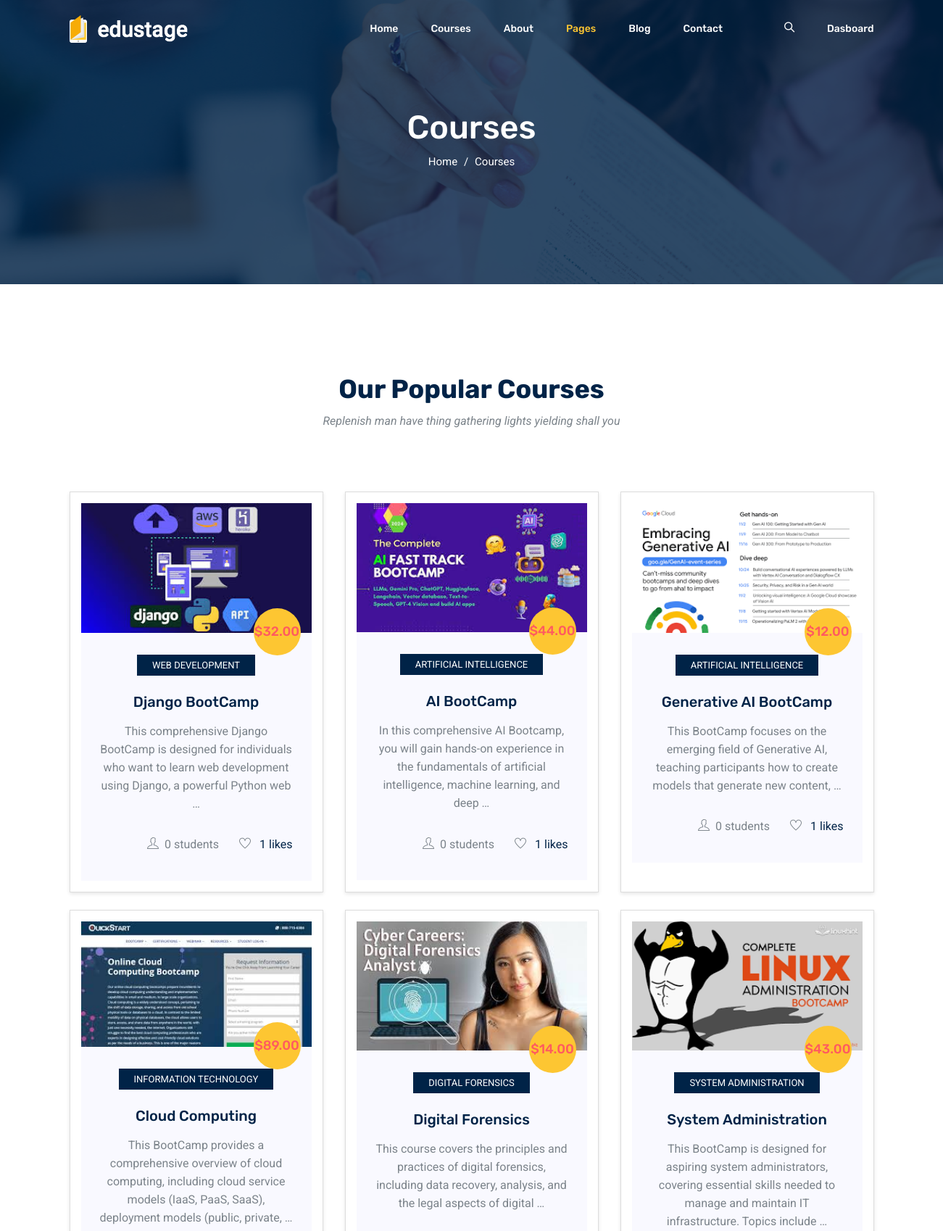
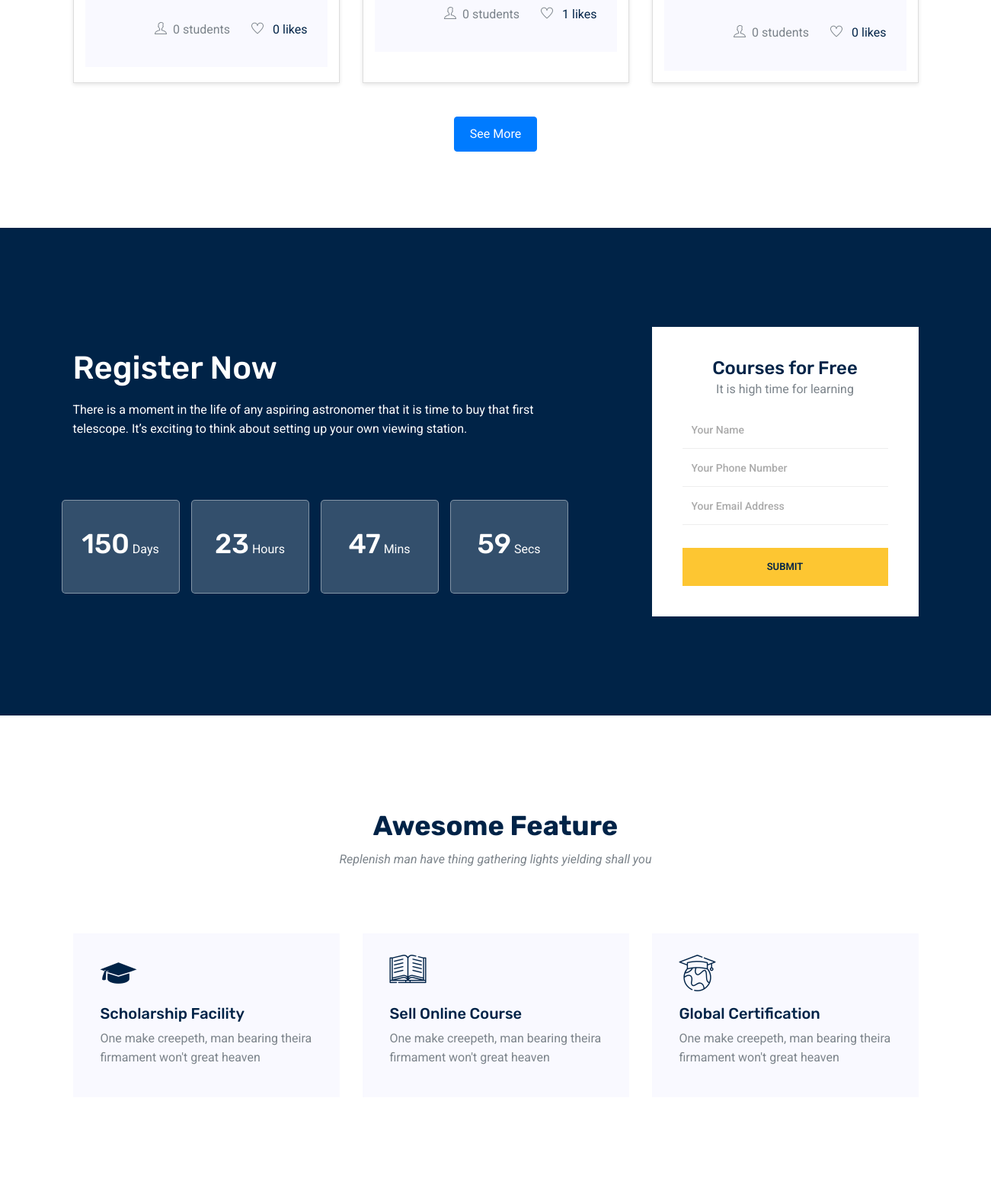
Screenshot of /courses (upper part) with the database file from the repository (2 pictures, top to bottom).
### classes/models.py (models this page shows, shortened)
class Course(models.Model):
    title = models.CharField(max_length=255)
    google_meet_link = models.URLField(max_length=500)
    description = models.TextField(null=True,blank=True)
    price = models.DecimalField(max_digits=6, decimal_places=2,null=True)
    image = models.ImageField(upload_to='class_pictures/', null=True, blank=True)  # Class picture
    category = models.ForeignKey('Category', on_delete=models.CASCADE, null=True)
    lecturer = models.ForeignKey(User, on_delete=models.SET_NULL, null=True, related_name='lectured_courses')
    likes = models.ManyToManyField(User, related_name='liked_courses', blank=True)  # To track likes
    start_date = models.DateField()
    start_time = models.TimeField()
    end_date = models.DateField(null=True)
    end_time = models.TimeField(null=True)
    created_at = models.DateTimeField(auto_now_add=True)
    slug = models.SlugField(max_length=255, unique=True, null=True, blank=True)  # New slug field
    @property
    def enrollments(self):
        return Registration.objects.filter(course=self).count()
    @property
    def likes_count(self):
        return self.likes.count()

class Category(models.Model):
    name = models.CharField(max_length=100, unique=True)
    description = models.TextField(blank=True, null=True)
    created_at = models.DateTimeField(auto_now_add=True)

### classes/views.py (the view)
# urls.py: path('courses', views.course_list, name="course_list"),
def course_list(request):
    courses = Course.objects.all()
    return render(request,"classes/course_list.html",{'courses': courses})

### classes/templates/classes/course_list.html (shortened to what this page needs)
{% extends "classes/base.html" %}
{% block header %}
{% include "classes/partials/class_detail_header.html" %}
{% endblock header %}
{% block content %}
<section class="banner_area">
    <div class="banner_inner d-flex align-items-center">
        <div class="overlay"></div>
        <div class="container">
            <div class="row justify-content-center">
                <div class="col-lg-6">
                    <div class="banner_content text-center">
                        <h2>Courses</h2>
                        <div class="page_link">
                            <a href="index.html">Home</a>
                            <a href="courses.html">Courses</a>
                        </div>
                    </div>
                </div>
            </div>
        </div>
    </div>
</section>
<div class="popular_courses section_gap_top">
    <div class="container">
        <div class="row justify-content-center">
            <div class="col-lg-5">
                <div class="main_title">
                    <h2 class="mb-3">Our Popular Courses</h2>
                    <p>
                        Replenish man have thing gathering lights yielding shall you
                    </p>
                </div>
            </div>
        </div>
        <div class="row">
            <div class="container">
                <div class="row" id="course-container">
                    {% for course in courses %}
                    <div
                        class="col-lg-4 col-md-6 col-sm-12 mb-4 single-course-wrapper {% if forloop.counter > 6 %}d-none more-courses{% endif %}">
                        <div class="single_course">
                            <div class="course_head">
                                <a href="{% url 'register_for_class' course.slug %}">
                                    <img class="img-fluid" src="{{course.image.url}}" alt="{{ course.title }}" />
                                </a>
                            </div>
                            <div class="course_content">
                                <span class="price">${{ course.price }}</span>
                                <span class="tag mb-4 d-inline-block">{{ course.category.name }}</span>
                                <h4 class="mb-3">
                                    <a href="{% url 'register_for_class' course.slug %}">{{ course.title }}</a>
                                </h4>
                                <p>{{ course.description|truncatewords:20 }}</p>
                                <div
                                    class="course_meta d-flex justify-content-lg-between align-items-lg-center flex-lg-row flex-column mt-4">
                                    <div class="authr_meta d-flex align-items-center">
                                    </div>
                                    <div class="mt-lg-0 mt-3">
                                        <span class="meta_info mr-4">
                                            <i class="ti-user mr-2"></i>{{ course.enrollments }} students
                                        </span>
                                        <span class="meta_info">
                                            <i class="ti-heart mr-2"></i>
                                            <a href="javascript:void(0);" class="like-btn"
                                                data-course-id="{{ course.id }}">
                                                <span id="like-count-{{ course.id }}">{{ course.likes_count }}</span>
                                                likes
                                            </a>
                                        </span>
                                    </div>
                                </div>
                            </div>
                        </div>
                    </div>
                    {% if forloop.counter == 6 %}
                </div>
                <div class="row">
                    <div class="col-12 text-center">
                        <button id="see-more-btn" class="btn btn-primary">See More</button>
                    </div>
                </div>
                    {% endif %}
                    {% endfor %}
            </div>
        </div>
    </div>
</div>
<div class="section_gap registration_area">
    <div class="container">
        <div class="row align-items-center">
            <div class="col-lg-7">
                <div class="row clock_sec clockdiv" id="clockdiv">
                    <div class="col-lg-12">
                        <h1 class="mb-3">Register Now</h1>
                        <p>
                            There is a moment in the life of any aspiring astronomer that
                            it is time to buy that first telescope. It’s exciting to think
                            about setting up your own viewing station.
                        </p>
                    </div>
                    <div class="col clockinner1 clockinner">
                        <h1 class="days">150</h1>
                        <span class="smalltext">Days</span>
                    </div>
                    <div class="col clockinner clockinner1">
                        <h1 class="hours">23</h1>
                        <span class="smalltext">Hours</span>
                    </div>
                    <div class="col clockinner clockinner1">
                        <h1 class="minutes">47</h1>
                        <span class="smalltext">Mins</span>
                    </div>
                    <div class="col clockinner clockinner1">
                        <h1 class="seconds">59</h1>
                        <span class="smalltext">Secs</span>
                    </div>
                </div>
            </div>
            <div class="col-lg-4 offset-lg-1">
                <div class="register_form">
                    <h3>Courses for Free</h3>
                    <p>It is high time for learning</p>
                    <form class="form_area" id="myForm" action="mail.html" method="post">
                        <div class="row">
                            <div class="col-lg-12 form_group">
                                <input name="name" placeholder="Your Name" required="" type="text" />
                                <input name="name" placeholder="Your Phone Number" required="" type="tel" />
                                <input name="email" placeholder="Your Email Address"
                                    pattern="[A-Za-z0-9._%+-]+@[A-Za-z0-9.-]+\.[A-Za-z]{1,63}$" required=""
                                    type="email" />
                            </div>
                            <div class="col-lg-12 text-center">
                                <button class="primary-btn">Submit</button>
                            </div>
                        </div>
                    </form>
                </div>
            </div>
        </div>
    </div>
</div>
<section class="feature_area section_gap">
    <div class="container">
        <div class="row justify-content-center">
            <div class="col-lg-5">
                <div class="main_title">
                    <h2 class="mb-3">Awesome Feature</h2>
                    <p>
                        Replenish man have thing gathering lights yielding shall you
                    </p>
                </div>
            </div>
        </div>
        <div class="row">
            <div class="col-lg-4 col-md-6">
                <div class="single_feature">
                    <div class="icon"><span class="flaticon-student"></span></div>
                    <div class="desc">
                        <h4 class="mt-3 mb-2">Scholarship Facility</h4>
                        <p>
                            One make creepeth, man bearing theira firmament won't great
                            heaven
                        </p>
                    </div>
                </div>
            </div>
            <div class="col-lg-4 col-md-6">
                <div class="single_feature">
                    <div class="icon"><span class="flaticon-book"></span></div>
                    <div class="desc">
                        <h4 class="mt-3 mb-2">Sell Online Course</h4>
                        <p>
                            One make creepeth, man bearing theira firmament won't great
                            heaven
                        </p>
                    </div>
                </div>
            </div>
            <div class="col-lg-4 col-md-6">
                <div class="single_feature">
                    <div class="icon"><span class="flaticon-earth"></span></div>
                    <div class="desc">
                        <h4 class="mt-3 mb-2">Global Certification</h4>
                        <p>
                            One make creepeth, man bearing theira firmament won't great
                            heaven
                        </p>
                    </div>
                </div>
            </div>
        </div>
    </div>
</section>
{% endblock content %}

### rows the page displays
Course: image (picture), price "32.00", category.name "WEB DEVELOPMENT", title "Django BootCamp", description "This comprehensive Django BootCamp is designed for individuals who want to learn web development using Django, a powerful Python web …", enrollments "0", likes_count "1"
Course: image (picture), price "44.00", category.name "ARTIFICIAL INTELLIGENCE", title "AI BootCamp", description "In this comprehensive AI Bootcamp, you will gain hands-on experience in the fundamentals of artificial intelligence, machine learning, and deep …", enrollments "0", likes_count "1"
Course: image (picture), price "12.00", category.name "ARTIFICIAL INTELLIGENCE", title "Generative AI BootCamp", description "This BootCamp focuses on the emerging field of Generative AI, teaching participants how to create models that generate new content, …", enrollments "0", likes_count "1"
Course: image (picture), price "89.00", category.name "INFORMATION TECHNOLOGY", title "Cloud Computing", description "This BootCamp provides a comprehensive overview of cloud computing, including cloud service models (IaaS, PaaS, SaaS), deployment models (public, private, …", enrollments "0", likes_count "0"
Course: image (picture), price "14.00", category.name "DIGITAL FORENSICS", title "Digital Forensics", description "This course covers the principles and practices of digital forensics, including data recovery, analysis, and the legal aspects of digital …", enrollments "0", likes_count "1"
Course: image (picture), price "43.00", category.name "SYSTEM ADMINISTRATION", title "System Administration", description "This BootCamp is designed for aspiring system administrators, covering essential skills needed to manage and maintain IT infrastructure. Topics include …", enrollments "0", likes_count "0", shows "See More"
